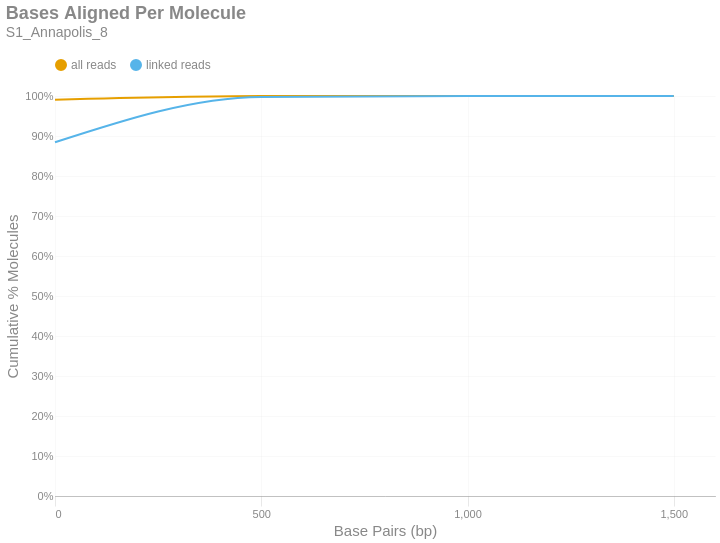

Notebook code for this chart:
### Markdown cell above
### Bases Aligned Per Molecule
This is a cumulative frequency distribution showing the number of base pairs aligned per unique molecule. These data are shown in 500 bp bins. There are two distributions: one with `all reads` (yellow) and another with only `linked reads` (blue). The percent of molecules in the `linked reads` distribution is relative to the total number of linked molecules.

### Code cell
if SKIPLR:
    print_html(f"Skipped")
else:
    binned_df = consolidated_hist(valids['aligned_bp'], mask, 500, True)
    with SafeRender(binned_df):
        (
            density_plot(binned_df, 'Bases Aligned Per Molecule', samplename, 'basesper')
            .encode(
                x=alt.X('bin:Q', title="Base Pairs (bp)").axis(tickMinStep=500).scale(padding=0),
                y=alt.Y('value:Q', title='Cumulative % Molecules')
                    .axis(format='%')
                    .scale(domain = [0,1])
                    .stack(False),
                color=alt.Color("key:N").scale(domain = ["all reads", "linked reads"]),
                tooltip = [
                    alt.Tooltip("key:N", title = "Data Type"),
                    alt.Tooltip("range_label:N", title="Bases Aligned Per Molecule"),
                    alt.Tooltip("value:Q", format = ".2%", title="% Molecules (Cum.)")
                ]
            )
        ).display()

### Figure 1 — Vega-Lite specification as saved in the notebook (floating-point values rounded to 4 significant figures)
{"width": "container", "height": 400, "config": {"title": {"anchor": "start", "dy": -15, "fontSize": 18, "color": "#888888", "subtitleColor": "#888888", "subtitleFontSize": 14}, "arc": {"fill": "#0072B2"}, "axis": {"domainColor": "#888888", "domainWidth": 0.5, "gridWidth": 0.2, "grid": false, "titleFontWeight": 400, "titleFontSize": 15, "labelFontSize": 11, "labelColor": "#888888", "tickColor": "#888888", "tickWidth": 0.2, "titleColor": "#888888"}, "axisBand": {"grid": false}, "axisX": {"grid": true, "tickSize": 10, "domainCap": "round"}, "axisY": {"domain": false, "grid": true, "tickSize": 0, "domainCap": "round"}, "background": "transparent", "header": {"labelFontSize": 15, "labelColor": "#888888", "titleFontSize": 15, "titleFontWeight": 600, "titleColor": "#888888"}, "legend": {"labelFont": "sans-serif", "labelFontSize": 12, "labelColor": "#888888", "symbolSize": 100, "symbolType": "circle", "titleFontSize": 12, "titlePadding": 10, "titleColor": "#888888", "title": null, "orient": "top"}, "range": {"category": ["#E69F00", "#56B4E9", "#009E73", "#F0E442", "#0072B2", "#D55E00", "#CC79A7", "#000000"], "diverging": ["#cfe8f3", "#a2d4ec", "#73bfe2", "#46abdb", "#1696d2", "#12719e"]}, "area": {"fill": "#0072B2", "fillOpacity": 0.7, "line": true, "strokeOpacity": 0.7}, "line": {"color": "#0072B2", "stroke": "#0072B2", "strokeWidth": 2}, "trail": {"color": "#0072B2", "stroke": "#0072B2", "strokeWidth": 0, "size": 1}, "point": {"filled": true, "fillOpacity": 1.0, "size": 95}, "text": {"color": "#888888", "fontSize": 11, "align": "right", "fontWeight": 400, "size": 11}, "bar": {"fill": "#0072B2", "stroke": null}, "view": {"stroke": null, "continuousWidth": 660, "continuousHeight": 400}}, "data": {"name": "data-93ea8a8e23577eb7eed4129c065c89b7"}, "mark": {"type": "line", "interpolate": "monotone", "point": {"opacity": 0, "size": 275}}, "encoding": {"color": {"field": "key", "scale": {"domain": ["all reads", "linked reads"]}, "type": "nominal"}, "tooltip": [{"field": "key", "title": "Data Type", "type": "nominal"}, {"field": "range_label", "title": "Bases Aligned Per Molecule", "type": "nominal"}, {"field": "value", "format": ".2%", "title": "% Molecules (Cum.)", "type": "quantitative"}], "x": {"axis": {"tickMinStep": 500}, "field": "bin", "scale": {"padding": 0}, "title": "Base Pairs (bp)", "type": "quantitative"}, "y": {"axis": {"format": "%"}, "field": "value", "scale": {"domain": [0, 1]}, "stack": false, "title": "Cumulative % Molecules", "type": "quantitative"}}, "params": [{"name": "param_c36ac31b6afebe62", "select": {"type": "point", "fields": ["key"]}, "bind": "legend"}], "title": {"text": "Bases Aligned Per Molecule", "subtitle": "S1_Annapolis_8"}, "transform": [{"fold": ["all reads (cumsum)", "linked reads (cumsum)"]}, {"calculate": "replace(datum.key, ' (cumsum)', '')", "as": "key"}, {"filter": {"param": "param_c36ac31b6afebe62"}}], "usermeta": {"embedOptions": {"downloadFileName": "S1_Annapolis_8.basesper"}}, "$schema": "https://vega.github.io/schema/vega-lite/v6.1.0.json", "datasets": {"data-93ea8a8e23577eb7eed4129c065c89b7": [{"bin": "0.0", "interval": "0.0-500.0", "all reads": 0.9907, "linked reads": 0.8844, "all reads (cumsum)": 0.9907, "linked reads (cumsum)": 0.8844, "range_label": "0-499"}, {"bin": "500.0", "interval": "500.0-1000.0", "all reads": 0.009053, "linked reads": 0.1132, "all reads (cumsum)": 0.9998, "linked reads (cumsum)": 0.9977, "range_label": "500-999"}, {"bin": "1000.0", "interval": "1000.0-1500.0", "all reads": 0.000226, "linked reads": 0.00227, "all reads (cumsum)": 1.0, "linked reads (cumsum)": 0.9999, "range_label": "1000-1499"}, {"bin": "1500.0", "interval": "1500.0-2000.0", "all reads": 5.784e-06, "linked reads": 6.731e-05, "all reads (cumsum)": 1.0, "linked reads (cumsum)": 1.0, "range_label": "1500-1999"}]}}
